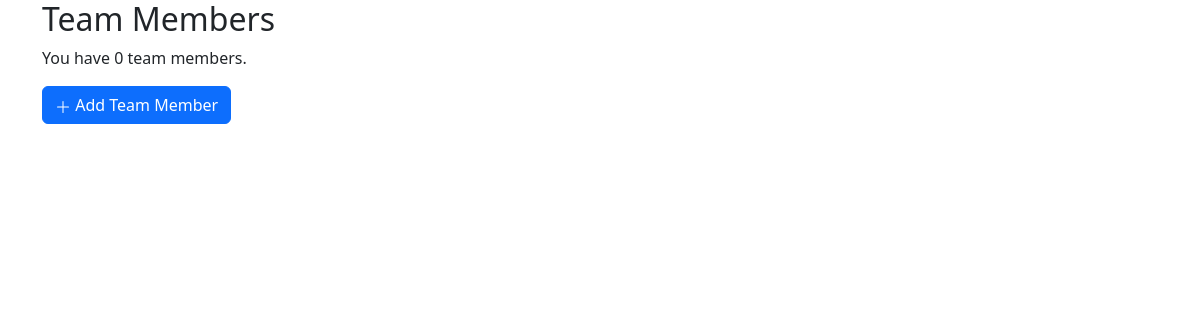
The app's page /, older data.
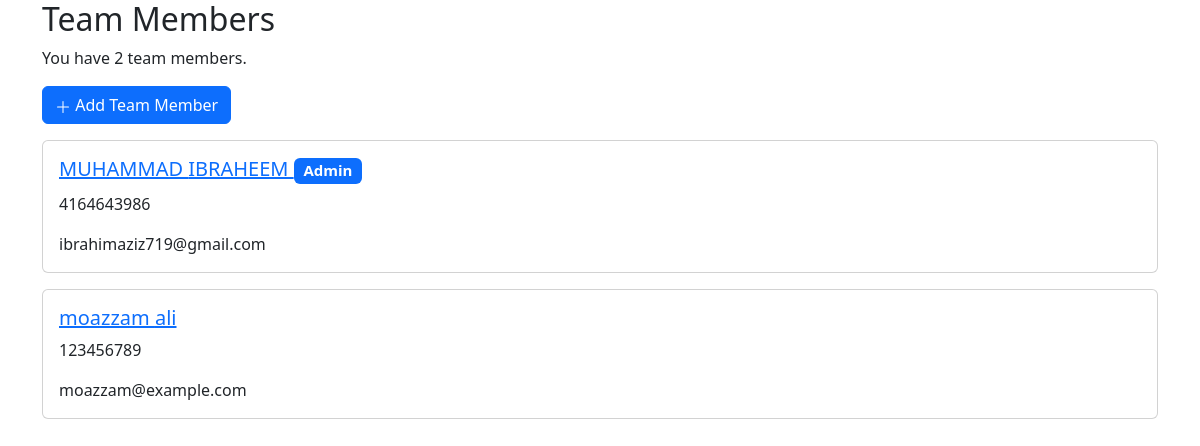
The same page, newer data.
### TeamMemberManagement/models.py (models this page shows)
class TeamMember(models.Model):
    first_name = models.CharField(max_length=50)
    last_name = models.CharField(max_length=50)
    phone_number = models.CharField(max_length=15)
    email = models.EmailField(unique=True)
    role = models.CharField(max_length=20, default="regular")

### TeamMemberManagement/views.py (the view)
# urls.py: path('', TeamMemberListView.as_view(), name='team_list'),
class TeamMemberListView(ListView):
    model = TeamMember
    template_name = 'list.html'
    context_object_name = 'members'
    ordering = ['-id']

### TeamMemberManagement/templates/list.html (shortened to what this page needs)
<!DOCTYPE html>
<html lang="en">
<head>
    <link href="https://cdn.jsdelivr.net/npm/bootstrap@5.3.2/dist/css/bootstrap.min.css" rel="stylesheet"
>
</head>
<body>
<div class="container">
    <h2>Team Members</h2>
    <p>You have {{ members|length }} team members.</p>
</div>
<div class="container">
    <a href="{% url 'add_member' %}" class="btn btn-primary mb-3">
        <svg xmlns="http://www.w3.org/2000/svg" width="16" height="16" fill="currentColor" class="bi bi-plus-lg"
             viewBox="0 0 16 16">
            <path fill-rule="evenodd"
                  d="M8 2a.5.5 0 0 1 .5.5v5h5a.5.5 0 0 1 0 1h-5v5a.5.5 0 0 1-1 0v-5h-5a.5.5 0 0 1 0-1h5v-5A.5.5 0 0 1 8 2"/>
        </svg>
        Add Team Member
    </a>
    {% for member in members %}
        <div class="card mb-3">
            <div class="card-body">
                <h5 class="card-title">
                    <a href="{% url 'edit_member' pk=member.id %}">
                        {{ member.first_name }} {{ member.last_name }}
                        {% if member.role == "admin" %}
                            <span class="badge bg-primary">Admin</span>
                        {% endif %}
                    </a>
                </h5>
                <p class="card-text">{{ member.phone_number }}</p>
                <p class="card-text">{{ member.email }}</p>
            </div>
        </div>
    {% endfor %}
</div>
</body>
</html>

Row changes from the older to the newer data that the page shows:
added TeamMember: first_name "MUHAMMAD", last_name "IBRAHEEM", role "Admin", phone_number "4164643986", email "ibrahimaziz719@gmail.com"
added TeamMember: first_name "moazzam", last_name "ali", phone_number "123456789", email "moazzam@example.com"
Text that changed along with them:
{{ members|length }}: "0" → "2"
